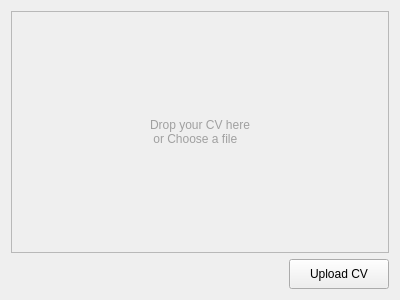
<?xml version="1.0" encoding="UTF-8"?>
<ui version="4.0">
 <class>Frame</class>
 <widget class="QFrame" name="Frame">
  <property name="geometry">
   <rect>
    <x>0</x>
    <y>0</y>
    <width>400</width>
    <height>300</height>
   </rect>
  </property>
  <property name="windowTitle">
   <string>Frame</string>
  </property>
  <layout class="QVBoxLayout" name="verticalLayout">
   <item>
    <widget class="QFrame" name="frame_drop_area">
     <property name="cursor">
      <cursorShape>PointingHandCursor</cursorShape>
     </property>
     <property name="acceptDrops">
      <bool>true</bool>
     </property>
     <property name="frameShape">
      <enum>QFrame::Shape::StyledPanel</enum>
     </property>
     <property name="frameShadow">
      <enum>QFrame::Shadow::Raised</enum>
     </property>
     <layout class="QHBoxLayout" name="horizontalLayout">
      <item alignment="Qt::AlignmentFlag::AlignHCenter|Qt::AlignmentFlag::AlignVCenter">
       <widget class="QLabel" name="label">
        <property name="styleSheet">
         <string notr="true">font: 16pt &quot;Segoe UI&quot;;
color: rgb(160, 160, 160);</string>
        </property>
        <property name="text">
         <string>Drop your CV here
 or Choose a file</string>
        </property>
       </widget>
      </item>
     </layout>
    </widget>
   </item>
   <item alignment="Qt::AlignmentFlag::AlignRight">
    <widget class="QToolButton" name="toolButton_upload_cv">
     <property name="minimumSize">
      <size>
       <width>100</width>
       <height>30</height>
      </size>
     </property>
     <property name="styleSheet">
      <string notr="true">font: 11pt &quot;Segoe UI&quot;;</string>
     </property>
     <property name="text">
      <string>Upload CV</string>
     </property>
    </widget>
   </item>
  </layout>
 </widget>
 <resources/>
 <connections/>
</ui>
